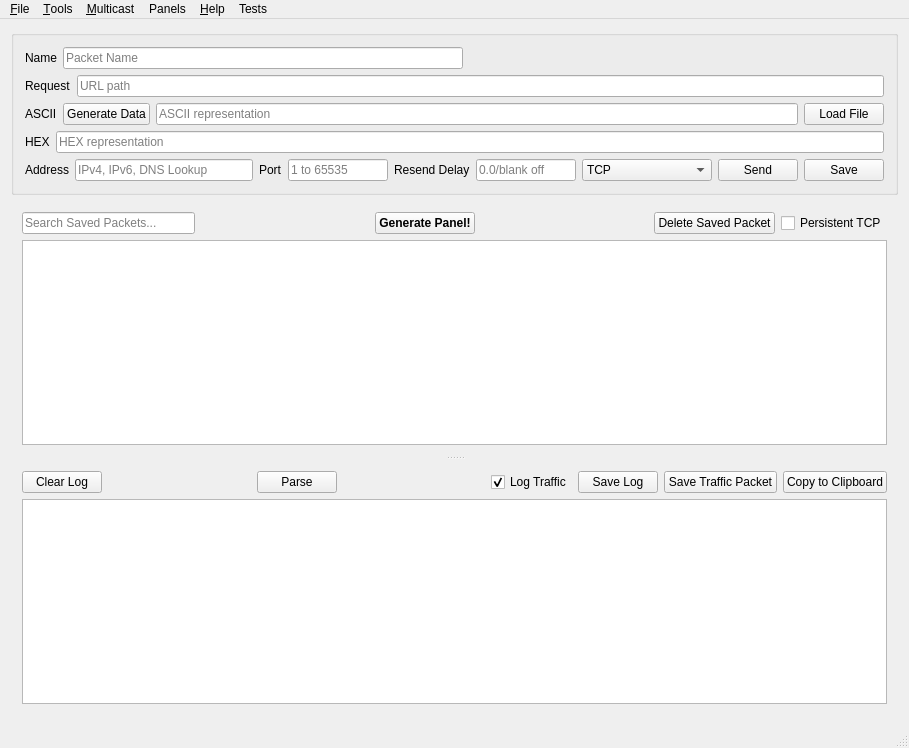
<?xml version="1.0" encoding="UTF-8"?>
<ui version="4.0">
 <class>MainWindow</class>
 <widget class="QMainWindow" name="MainWindow">
  <property name="geometry">
   <rect>
    <x>0</x>
    <y>0</y>
    <width>909</width>
    <height>748</height>
   </rect>
  </property>
  <property name="windowTitle">
   <string>MainWindow</string>
  </property>
  <widget class="QWidget" name="centralWidget">
   <layout class="QVBoxLayout" name="verticalLayout_4">
    <item>
     <widget class="QGroupBox" name="packetSetupGroup">
      <property name="minimumSize">
       <size>
        <width>0</width>
        <height>150</height>
       </size>
      </property>
      <property name="title">
       <string/>
      </property>
      <layout class="QVBoxLayout" name="verticalLayout_3">
       <item>
        <layout class="QHBoxLayout" name="horizontalLayout_4">
         <item>
          <widget class="QLabel" name="serialNameLabel">
           <property name="text">
            <string>Name</string>
           </property>
          </widget>
         </item>
         <item>
          <widget class="QLineEdit" name="packetNameEdit">
           <property name="maximumSize">
            <size>
             <width>400</width>
             <height>16777215</height>
            </size>
           </property>
           <property name="placeholderText">
            <string>Packet Name</string>
           </property>
          </widget>
         </item>
         <item>
          <spacer name="horizontalSpacer_2">
           <property name="orientation">
            <enum>Qt::Horizontal</enum>
           </property>
           <property name="sizeHint" stdset="0">
            <size>
             <width>40</width>
             <height>20</height>
            </size>
           </property>
          </spacer>
         </item>
        </layout>
       </item>
       <item>
        <layout class="QHBoxLayout" name="requestLayout">
         <item>
          <widget class="QLabel" name="requestLabel">
           <property name="text">
            <string>Request</string>
           </property>
          </widget>
         </item>
         <item>
          <widget class="QLineEdit" name="requestPathEdit">
           <property name="placeholderText">
            <string>URL path</string>
           </property>
           <property name="clearButtonEnabled">
            <bool>true</bool>
           </property>
          </widget>
         </item>
        </layout>
       </item>
       <item>
        <layout class="QHBoxLayout" name="asciiLayout">
         <item>
          <widget class="QLabel" name="asciiLabel">
           <property name="text">
            <string>ASCII</string>
           </property>
          </widget>
         </item>
         <item>
          <widget class="QPushButton" name="genPostDataButton">
           <property name="text">
            <string>Generate Data</string>
           </property>
          </widget>
         </item>
         <item>
          <widget class="QLineEdit" name="packetASCIIEdit">
           <property name="placeholderText">
            <string>ASCII representation</string>
           </property>
           <property name="clearButtonEnabled">
            <bool>true</bool>
           </property>
          </widget>
         </item>
         <item>
          <widget class="QPushButton" name="loadFileButton">
           <property name="text">
            <string>Load File</string>
           </property>
          </widget>
         </item>
        </layout>
       </item>
       <item>
        <layout class="QHBoxLayout" name="hexHorizLayout">
         <item>
          <widget class="QLabel" name="hexLabel">
           <property name="text">
            <string>HEX</string>
           </property>
          </widget>
         </item>
         <item>
          <widget class="QLineEdit" name="packetHexEdit">
           <property name="placeholderText">
            <string>HEX representation</string>
           </property>
           <property name="clearButtonEnabled">
            <bool>true</bool>
           </property>
          </widget>
         </item>
        </layout>
       </item>
       <item>
        <layout class="QVBoxLayout" name="verticalLayout_2">
         <item>
          <layout class="QHBoxLayout" name="horizIPtestLayout">
           <item>
            <widget class="QLabel" name="label">
             <property name="text">
              <string>Address</string>
             </property>
            </widget>
           </item>
           <item>
            <widget class="QLineEdit" name="packetIPEdit">
             <property name="placeholderText">
              <string>IPv4, IPv6, DNS Lookup</string>
             </property>
             <property name="clearButtonEnabled">
              <bool>true</bool>
             </property>
            </widget>
           </item>
           <item>
            <widget class="QLabel" name="label_2">
             <property name="text">
              <string>Port</string>
             </property>
            </widget>
           </item>
           <item>
            <widget class="QLineEdit" name="packetPortEdit">
             <property name="maximumSize">
              <size>
               <width>100</width>
               <height>16777215</height>
              </size>
             </property>
             <property name="inputMethodHints">
              <set>Qt::ImhNone</set>
             </property>
             <property name="placeholderText">
              <string>1 to 65535</string>
             </property>
             <property name="clearButtonEnabled">
              <bool>true</bool>
             </property>
            </widget>
           </item>
           <item>
            <widget class="QLabel" name="label_7">
             <property name="text">
              <string>Resend Delay</string>
             </property>
            </widget>
           </item>
           <item>
            <widget class="QLineEdit" name="resendEdit">
             <property name="maximumSize">
              <size>
               <width>100</width>
               <height>16777215</height>
              </size>
             </property>
             <property name="placeholderText">
              <string>0.0/blank off</string>
             </property>
             <property name="clearButtonEnabled">
              <bool>true</bool>
             </property>
            </widget>
           </item>
           <item>
            <widget class="QComboBox" name="udptcpComboBox">
             <property name="sizePolicy">
              <sizepolicy hsizetype="Preferred" vsizetype="Fixed">
               <horstretch>0</horstretch>
               <verstretch>0</verstretch>
              </sizepolicy>
             </property>
             <property name="minimumSize">
              <size>
               <width>130</width>
               <height>20</height>
              </size>
             </property>
             <item>
              <property name="text">
               <string>TCP</string>
              </property>
              <property name="icon">
               <iconset resource="packetsender.qrc">
                <normaloff>:/icons/tx_tcp.png</normaloff>:/icons/tx_tcp.png</iconset>
              </property>
             </item>
             <item>
              <property name="text">
               <string>UDP</string>
              </property>
              <property name="icon">
               <iconset resource="packetsender.qrc">
                <normaloff>:/icons/tx_udp.png</normaloff>:/icons/tx_udp.png</iconset>
              </property>
             </item>
             <item>
              <property name="text">
               <string>SSL</string>
              </property>
              <property name="icon">
               <iconset resource="packetsender.qrc">
                <normaloff>:/icons/tx_ssl.png</normaloff>:/icons/tx_ssl.png</iconset>
              </property>
             </item>
             <item>
              <property name="text">
               <string>HTTP Get</string>
              </property>
              <property name="icon">
               <iconset resource="packetsender.qrc">
                <normaloff>:/icons/tx_http.png</normaloff>:/icons/tx_http.png</iconset>
              </property>
             </item>
             <item>
              <property name="text">
               <string>HTTP Post</string>
              </property>
              <property name="icon">
               <iconset resource="packetsender.qrc">
                <normaloff>:/icons/tx_http.png</normaloff>:/icons/tx_http.png</iconset>
              </property>
             </item>
             <item>
              <property name="text">
               <string>HTTPS Get</string>
              </property>
              <property name="icon">
               <iconset resource="packetsender.qrc">
                <normaloff>:/icons/tx_http.png</normaloff>:/icons/tx_http.png</iconset>
              </property>
             </item>
             <item>
              <property name="text">
               <string>HTTPS Post</string>
              </property>
              <property name="icon">
               <iconset resource="packetsender.qrc">
                <normaloff>:/icons/tx_http.png</normaloff>:/icons/tx_http.png</iconset>
              </property>
             </item>
            </widget>
           </item>
           <item>
            <widget class="QPushButton" name="testPacketButton">
             <property name="text">
              <string>Send</string>
             </property>
            </widget>
           </item>
           <item>
            <widget class="QPushButton" name="savePacketButton">
             <property name="text">
              <string>Save</string>
             </property>
            </widget>
           </item>
          </layout>
         </item>
        </layout>
       </item>
      </layout>
     </widget>
    </item>
    <item>
     <widget class="QSplitter" name="splitter">
      <property name="orientation">
       <enum>Qt::Vertical</enum>
      </property>
      <widget class="QWidget" name="layoutWidget">
       <layout class="QVBoxLayout" name="verticalLayout">
        <item>
         <layout class="QHBoxLayout" name="horizontalLayout">
          <item>
           <widget class="QLineEdit" name="searchLineEdit">
            <property name="maximumSize">
             <size>
              <width>500</width>
              <height>16777215</height>
             </size>
            </property>
            <property name="placeholderText">
             <string>Search Saved Packets...</string>
            </property>
            <property name="clearButtonEnabled">
             <bool>true</bool>
            </property>
           </widget>
          </item>
          <item>
           <spacer name="horizontalSpacer_7">
            <property name="orientation">
             <enum>Qt::Horizontal</enum>
            </property>
            <property name="sizeHint" stdset="0">
             <size>
              <width>40</width>
              <height>20</height>
             </size>
            </property>
           </spacer>
          </item>
          <item>
           <widget class="QPushButton" name="generatePanelButton">
            <property name="font">
             <font>
              <weight>75</weight>
              <bold>true</bold>
             </font>
            </property>
            <property name="text">
             <string>Generate Panel!</string>
            </property>
           </widget>
          </item>
          <item>
           <spacer name="horizontalSpacer_3">
            <property name="orientation">
             <enum>Qt::Horizontal</enum>
            </property>
            <property name="sizeHint" stdset="0">
             <size>
              <width>40</width>
              <height>20</height>
             </size>
            </property>
           </spacer>
          </item>
          <item>
           <widget class="QPushButton" name="deletePacketButton">
            <property name="enabled">
             <bool>true</bool>
            </property>
            <property name="text">
             <string>Delete Saved Packet</string>
            </property>
           </widget>
          </item>
          <item>
           <widget class="QCheckBox" name="persistentTCPCheck">
            <property name="text">
             <string>Persistent TCP</string>
            </property>
           </widget>
          </item>
         </layout>
        </item>
        <item>
         <widget class="QTableWidget" name="packetsTable">
          <property name="dragEnabled">
           <bool>false</bool>
          </property>
          <property name="alternatingRowColors">
           <bool>true</bool>
          </property>
          <property name="selectionMode">
           <enum>QAbstractItemView::ExtendedSelection</enum>
          </property>
          <property name="selectionBehavior">
           <enum>QAbstractItemView::SelectRows</enum>
          </property>
          <property name="sortingEnabled">
           <bool>true</bool>
          </property>
         </widget>
        </item>
        <item>
         <layout class="QHBoxLayout" name="horizontalLayout_13"/>
        </item>
       </layout>
      </widget>
      <widget class="QWidget" name="layoutWidget1">
       <layout class="QVBoxLayout" name="verticalLayout_10">
        <item>
         <layout class="QHBoxLayout" name="horizontalLayout_16">
          <item>
           <widget class="QPushButton" name="trafficLogClearButton">
            <property name="text">
             <string>Clear Log</string>
            </property>
           </widget>
          </item>
          <item>
           <spacer name="horizontalSpacer_4">
            <property name="orientation">
             <enum>Qt::Horizontal</enum>
            </property>
            <property name="sizeHint" stdset="0">
             <size>
              <width>40</width>
              <height>20</height>
             </size>
            </property>
           </spacer>
          </item>
          <item>
           <widget class="QPushButton" name="parseTrafficLogButton">
            <property name="text">
             <string>Parse</string>
            </property>
           </widget>
          </item>
          <item>
           <spacer name="horizontalSpacer">
            <property name="orientation">
             <enum>Qt::Horizontal</enum>
            </property>
            <property name="sizeHint" stdset="0">
             <size>
              <width>40</width>
              <height>20</height>
             </size>
            </property>
           </spacer>
          </item>
          <item>
           <widget class="QCheckBox" name="logTrafficCheck">
            <property name="text">
             <string>Log Traffic</string>
            </property>
            <property name="checked">
             <bool>true</bool>
            </property>
           </widget>
          </item>
          <item>
           <widget class="QPushButton" name="saveLogButton">
            <property name="text">
             <string>Save Log</string>
            </property>
           </widget>
          </item>
          <item>
           <widget class="QPushButton" name="saveTrafficPacket">
            <property name="text">
             <string>Save Traffic Packet</string>
            </property>
           </widget>
          </item>
          <item>
           <widget class="QPushButton" name="toClipboardButton">
            <property name="text">
             <string>Copy to Clipboard</string>
            </property>
           </widget>
          </item>
         </layout>
        </item>
        <item>
         <widget class="QTableView" name="trafficLogTable">
          <property name="editTriggers">
           <set>QAbstractItemView::DoubleClicked|QAbstractItemView::EditKeyPressed</set>
          </property>
          <property name="dragEnabled">
           <bool>false</bool>
          </property>
          <property name="alternatingRowColors">
           <bool>true</bool>
          </property>
          <property name="selectionMode">
           <enum>QAbstractItemView::SingleSelection</enum>
          </property>
          <property name="selectionBehavior">
           <enum>QAbstractItemView::SelectRows</enum>
          </property>
          <property name="sortingEnabled">
           <bool>true</bool>
          </property>
          <property name="wordWrap">
           <bool>false</bool>
          </property>
         </widget>
        </item>
       </layout>
      </widget>
     </widget>
    </item>
   </layout>
  </widget>
  <widget class="QMenuBar" name="menuBar">
   <property name="geometry">
    <rect>
     <x>0</x>
     <y>0</y>
     <width>909</width>
     <height>20</height>
    </rect>
   </property>
   <widget class="QMenu" name="menuFile">
    <property name="title">
     <string>&amp;File</string>
    </property>
    <addaction name="actionSettings"/>
    <addaction name="actionImport_Packets"/>
    <addaction name="actionExport_Packets"/>
    <addaction name="actionExit"/>
   </widget>
   <widget class="QMenu" name="menuHelp">
    <property name="title">
     <string>&amp;Help</string>
    </property>
    <addaction name="actionAbout"/>
    <addaction name="actionHelp"/>
    <addaction name="actionForums"/>
    <addaction name="actionFollow_NagleCode"/>
    <addaction name="actionConnect_on_LinkedIn"/>
    <addaction name="actionDonate_Thank_You"/>
   </widget>
   <widget class="QMenu" name="menuTools">
    <property name="title">
     <string>&amp;Tools</string>
    </property>
    <addaction name="actionCloud"/>
    <addaction name="actionSubnet_Calculator"/>
    <addaction name="actionIntense_Traffic_Generator"/>
    <addaction name="actionWake_On_LAN_Magic_Packet"/>
   </widget>
   <widget class="QMenu" name="menuMulitcast">
    <property name="title">
     <string>&amp;Multicast</string>
    </property>
    <addaction name="actionJoin_IPv4"/>
   </widget>
   <widget class="QMenu" name="menuPanels">
    <property name="title">
     <string>Panels</string>
    </property>
    <addaction name="actionPanel_Generator"/>
    <addaction name="actionNew_Panel"/>
   </widget>
   <widget class="QMenu" name="menuTests">
    <property name="title">
     <string>Tests</string>
    </property>
    <addaction name="actionTestContextMenu"/>
    <addaction name="actionTest_JSON"/>
   </widget>
   <addaction name="menuFile"/>
   <addaction name="menuTools"/>
   <addaction name="menuMulitcast"/>
   <addaction name="menuPanels"/>
   <addaction name="menuHelp"/>
   <addaction name="menuTests"/>
  </widget>
  <widget class="QStatusBar" name="statusBar"/>
  <action name="actionExit">
   <property name="icon">
    <iconset resource="packetsender.qrc">
     <normaloff>:/icons/power-off.png</normaloff>:/icons/power-off.png</iconset>
   </property>
   <property name="text">
    <string>E&amp;xit</string>
   </property>
  </action>
  <action name="actionSettings">
   <property name="icon">
    <iconset resource="packetsender.qrc">
     <normaloff>:/icons/cog.png</normaloff>:/icons/cog.png</iconset>
   </property>
   <property name="text">
    <string>&amp;Settings</string>
   </property>
  </action>
  <action name="actionAbout">
   <property name="icon">
    <iconset resource="packetsender.qrc">
     <normaloff>:/pslogo_bw.png</normaloff>:/pslogo_bw.png</iconset>
   </property>
   <property name="text">
    <string>&amp;About</string>
   </property>
  </action>
  <action name="actionImport_Packets">
   <property name="icon">
    <iconset resource="packetsender.qrc">
     <normaloff>:/icons/download.png</normaloff>:/icons/download.png</iconset>
   </property>
   <property name="text">
    <string>&amp;Import Database</string>
   </property>
  </action>
  <action name="actionExport_Packets">
   <property name="icon">
    <iconset resource="packetsender.qrc">
     <normaloff>:/icons/upload.png</normaloff>:/icons/upload.png</iconset>
   </property>
   <property name="text">
    <string>&amp;Export Database</string>
   </property>
  </action>
  <action name="actionPersistent_Connection">
   <property name="text">
    <string>Persistent Connection</string>
   </property>
  </action>
  <action name="actionSubnet_Calculator">
   <property name="icon">
    <iconset resource="packetsender.qrc">
     <normaloff>:/icons/calculator.png</normaloff>:/icons/calculator.png</iconset>
   </property>
   <property name="text">
    <string>&amp;Subnet Calculator</string>
   </property>
  </action>
  <action name="actionDonate_Thank_You">
   <property name="icon">
    <iconset resource="packetsender.qrc">
     <normaloff>:/icons/heart.png</normaloff>:/icons/heart.png</iconset>
   </property>
   <property name="text">
    <string>D&amp;onate (Thank You!)</string>
   </property>
  </action>
  <action name="actionDocumentation">
   <property name="text">
    <string>Documentation</string>
   </property>
  </action>
  <action name="actionHelp">
   <property name="icon">
    <iconset resource="packetsender.qrc">
     <normaloff>:/icons/question-circle.png</normaloff>:/icons/question-circle.png</iconset>
   </property>
   <property name="text">
    <string>&amp;Documentation</string>
   </property>
  </action>
  <action name="actionExport_Packets_JSON">
   <property name="text">
    <string>Export To Cloud</string>
   </property>
  </action>
  <action name="actionCloud">
   <property name="icon">
    <iconset resource="packetsender.qrc">
     <normaloff>:/icons/ic_cloud_done_black_24dp_2x.png</normaloff>:/icons/ic_cloud_done_black_24dp_2x.png</iconset>
   </property>
   <property name="text">
    <string>&amp;Cloud Save and Share</string>
   </property>
  </action>
  <action name="actionJoin_IPv4">
   <property name="icon">
    <iconset resource="packetsender.qrc">
     <normaloff>:/icons/multicast-icon.png</normaloff>:/icons/multicast-icon.png</iconset>
   </property>
   <property name="text">
    <string>&amp;Join/Leave IPv4</string>
   </property>
  </action>
  <action name="actionAndroid_App">
   <property name="icon">
    <iconset resource="packetsender.qrc">
     <normaloff>:/icons/android-icon.png</normaloff>:/icons/android-icon.png</iconset>
   </property>
   <property name="text">
    <string>Android App</string>
   </property>
  </action>
  <action name="actioniOS_App">
   <property name="icon">
    <iconset resource="packetsender.qrc">
     <normaloff>:/icons/apple-icon.png</normaloff>:/icons/apple-icon.png</iconset>
   </property>
   <property name="text">
    <string>iOS App</string>
   </property>
  </action>
  <action name="actionFollow_NagleCode">
   <property name="icon">
    <iconset resource="packetsender.qrc">
     <normaloff>:/icons/twitter-icon.png</normaloff>:/icons/twitter-icon.png</iconset>
   </property>
   <property name="text">
    <string>Follow on Twitter</string>
   </property>
  </action>
  <action name="actionConnect_on_LinkedIn">
   <property name="icon">
    <iconset resource="packetsender.qrc">
     <normaloff>:/icons/linkedin-icon.png</normaloff>:/icons/linkedin-icon.png</iconset>
   </property>
   <property name="text">
    <string>Connect on LinkedIn</string>
   </property>
  </action>
  <action name="actionIntense_Traffic_Generator">
   <property name="icon">
    <iconset resource="packetsender.qrc">
     <normaloff>:/icons/bolt-icon.png</normaloff>:/icons/bolt-icon.png</iconset>
   </property>
   <property name="text">
    <string>Intense &amp;Traffic Generator</string>
   </property>
  </action>
  <action name="actionForums">
   <property name="icon">
    <iconset resource="packetsender.qrc">
     <normaloff>:/icons/forum-icon.png</normaloff>:/icons/forum-icon.png</iconset>
   </property>
   <property name="text">
    <string>Forums</string>
   </property>
  </action>
  <action name="actionPanel_Generator">
   <property name="text">
    <string>Load Starter Panel</string>
   </property>
  </action>
  <action name="actionNew_Panel">
   <property name="text">
    <string>Empty Panel Project</string>
   </property>
  </action>
  <action name="actionWake_On_LAN_Magic_Packet">
   <property name="icon">
    <iconset resource="packetsender.qrc">
     <normaloff>:/icons/outline_lightbulb_white_24dp.png</normaloff>:/icons/outline_lightbulb_white_24dp.png</iconset>
   </property>
   <property name="text">
    <string>Wake-On-LAN / Magic Packet</string>
   </property>
  </action>
  <action name="actionTestContextMenu">
   <property name="text">
    <string>TestContextMenu</string>
   </property>
  </action>
  <action name="actionTest_JSON">
   <property name="text">
    <string>Test JSON</string>
   </property>
  </action>
 </widget>
 <layoutdefault spacing="6" margin="11"/>
 <resources>
  <include location="packetsender.qrc"/>
 </resources>
 <connections/>
</ui>
